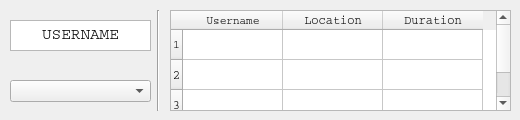
<?xml version="1.0" encoding="UTF-8"?>
<ui version="4.0">
 <class>MainWindow</class>
 <widget class="QWidget" name="MainWindow">
  <property name="geometry">
   <rect>
    <x>0</x>
    <y>0</y>
    <width>520</width>
    <height>120</height>
   </rect>
  </property>
  <property name="minimumSize">
   <size>
    <width>520</width>
    <height>120</height>
   </size>
  </property>
  <property name="maximumSize">
   <size>
    <width>520</width>
    <height>120</height>
   </size>
  </property>
  <property name="font">
   <font>
    <family>Courier</family>
   </font>
  </property>
  <property name="windowTitle">
   <string>IT Locator</string>
  </property>
  <widget class="Line" name="line">
   <property name="geometry">
    <rect>
     <x>150</x>
     <y>10</y>
     <width>16</width>
     <height>101</height>
    </rect>
   </property>
   <property name="orientation">
    <enum>Qt::Vertical</enum>
   </property>
  </widget>
  <widget class="QComboBox" name="comboOffice">
   <property name="geometry">
    <rect>
     <x>10</x>
     <y>80</y>
     <width>141</width>
     <height>22</height>
    </rect>
   </property>
  </widget>
  <widget class="QTableWidget" name="tableLocator">
   <property name="geometry">
    <rect>
     <x>170</x>
     <y>10</y>
     <width>341</width>
     <height>101</height>
    </rect>
   </property>
   <row>
    <property name="text">
     <string>1</string>
    </property>
    <property name="font">
     <font>
      <family>Courier</family>
      <pointsize>8</pointsize>
     </font>
    </property>
   </row>
   <row>
    <property name="text">
     <string>2</string>
    </property>
   </row>
   <row>
    <property name="text">
     <string>3</string>
    </property>
   </row>
   <column>
    <property name="text">
     <string>Username</string>
    </property>
    <property name="font">
     <font>
      <family>Courier</family>
      <pointsize>8</pointsize>
     </font>
    </property>
   </column>
   <column>
    <property name="text">
     <string>Location</string>
    </property>
   </column>
   <column>
    <property name="text">
     <string>Duration</string>
    </property>
   </column>
  </widget>
  <widget class="QTextEdit" name="textUsername">
   <property name="geometry">
    <rect>
     <x>10</x>
     <y>20</y>
     <width>141</width>
     <height>31</height>
    </rect>
   </property>
   <property name="font">
    <font>
     <family>Courier</family>
     <pointsize>12</pointsize>
    </font>
   </property>
   <property name="readOnly">
    <bool>true</bool>
   </property>
   <property name="html">
    <string>&lt;!DOCTYPE HTML PUBLIC &quot;-//W3C//DTD HTML 4.0//EN&quot; &quot;http://www.w3.org/TR/REC-html40/strict.dtd&quot;&gt;
&lt;html&gt;&lt;head&gt;&lt;meta name=&quot;qrichtext&quot; content=&quot;1&quot; /&gt;&lt;style type=&quot;text/css&quot;&gt;
p, li { white-space: pre-wrap; }
&lt;/style&gt;&lt;/head&gt;&lt;body style=&quot; font-family:'Courier'; font-size:12pt; font-weight:400; font-style:normal;&quot;&gt;
&lt;p align=&quot;center&quot; style=&quot; margin-top:0px; margin-bottom:0px; margin-left:0px; margin-right:0px; -qt-block-indent:0; text-indent:0px;&quot;&gt;&lt;span style=&quot; font-family:'MS Shell Dlg 2';&quot;&gt;USERNAME&lt;/span&gt;&lt;/p&gt;&lt;/body&gt;&lt;/html&gt;</string>
   </property>
  </widget>
 </widget>
 <resources/>
 <connections/>
</ui>
